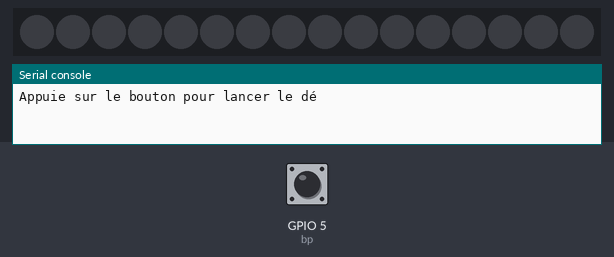
A program run on a simulated ESP32 board running MicroPython. Parts: 16 RGB LEDs in strip order, left to right, the last lines printed to the serial console. Inputs (shaded band) come from the test bench; at power-on: GPIO 5 (bp) HIGH. Dim RGB values are drawn brighter than linear; random numbers come from a fixed seed.

Above: at 1.2 s.
1.3 s: GPIO 5 (bp) pulled LOW for 0.15 s
At 3.5 s:
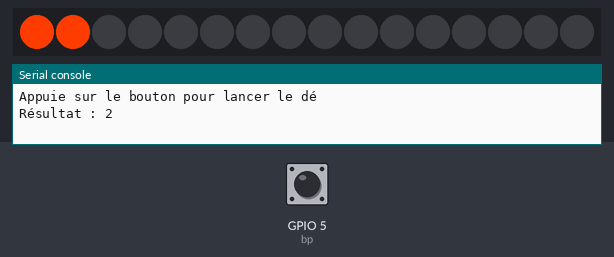
4.4 s: GPIO 5 (bp) pulled LOW for 1 s
At 5.9 s:
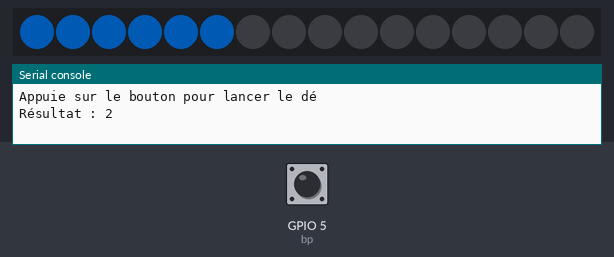
7.5 s: GPIO 5 (bp) pulled LOW for 0.15 s
At 10.6 s:
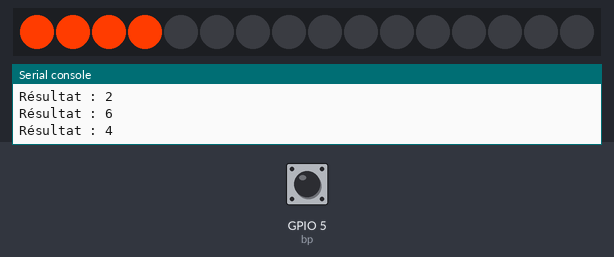
Timing chart, 0 to 12.1 s (numbered marks = the images above; inputs shaded):
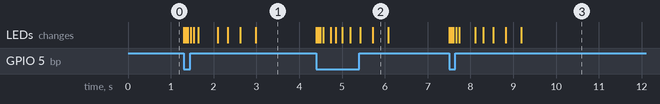

Measured:
- after the input at 1.3 s, the LEDs: first change at once (image 1 shows a later state)
- after the input at 4.4 s, the LEDs: first change at once (image 2 shows a later state)
- after the input at 7.5 s, the LEDs: first change at once (image 3 shows a later state)

The program:

04_de_electronique.py
```python
# Atelier 02 — Aller plus loin n°4 : dé électronique
# Fablab Ardèche — MicroPython
#
# Appuie sur le bouton pour lancer le dé. Le bandeau tire des valeurs au hasard
# de plus en plus lentement (comme un dé qui ralentit), puis s'arrête sur
# le résultat : le nombre de LEDs allumées, de 1 à 6.
#
# Matériel : ESP32 + bandeau NeoPixel 16 LED + 1 bouton poussoir
# Connexions : DATA → GPIO18, bouton (BP) entre GPIO5 et GND

from machine import Pin
from neopixel import NeoPixel
import time
import random

N = 16
np = NeoPixel(Pin(18, Pin.OUT), N)
bp = Pin(5, Pin.IN, Pin.PULL_UP)


def afficher(valeur, couleur):
    """Allume les 'valeur' premières LEDs."""
    for i in range(N):
        np[i] = couleur if i < valeur else (0, 0, 0)
    np.write()


def lancer():
    delai = 40
    valeur = 1
    while delai < 400:
        valeur = random.randint(1, 6)
        afficher(valeur, (0, 30, 60))
        time.sleep_ms(delai)
        delai = int(delai * 1.25)       # ralentit à chaque tirage
    afficher(valeur, (255, 60, 0))      # résultat final en orange
    print("Résultat :", valeur)


afficher(0, (0, 0, 0))
print("Appuie sur le bouton pour lancer le dé")

while True:
    if bp.value() == 0:
        lancer()
        while bp.value() == 0:
            time.sleep_ms(10)
        time.sleep_ms(50)
    time.sleep_ms(10)
```
